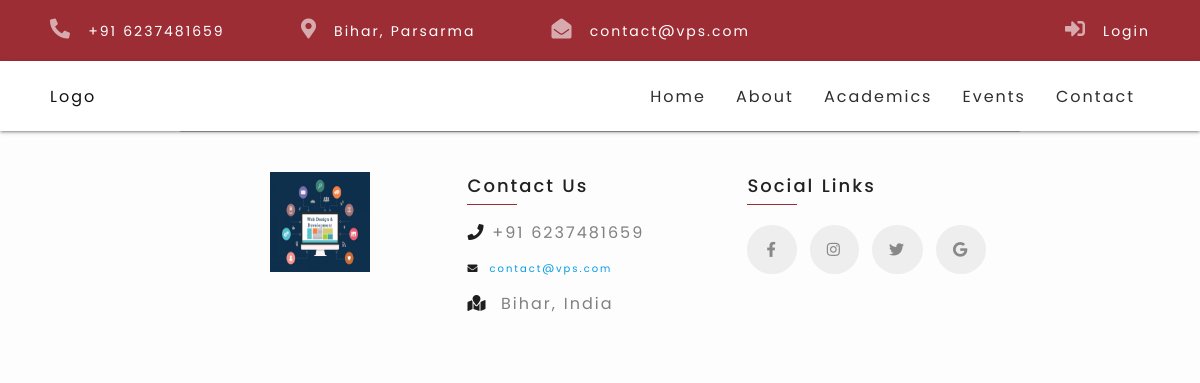
Screenshot of /events/ with the database file from the repository.
### aboutAndStaffs/models.py (models this page shows, shortened)
class About(models.Model):
    description = models.CharField(max_length=500)
    facebook = models.URLField(null=True)
    instagram = models.URLField(null=True)
    twitter = models.URLField(null=True)
    email = models.EmailField(null=True)
    contact = models.IntegerField(default=0)
    school_address = models.CharField(max_length=20, null=True)

### events/views.py (the view)
# urls.py: path('', views.events, name="events"),
def events(request):
    events_data = Event.objects.all()
    event_gallery = EventGallery.objects.all()
    print("db data")
    return render(request, 'events/events.html', { 'events': events_data , 'event_images' : event_gallery })

### vpsBase/context_processor.py (called while the page is built)
def render_footer(request):
    footer_content = About.objects.all()[0]
    return {
        'about_content': footer_content
    }

### events/templates/events/events.html (shortened to what this page needs)
{% extends 'vpsBase/base.html' %}
{% load static %}

### vpsBase/templates/vpsBase/navbar.html (shortened to what this page needs)
{% load static %}
<div class="navbar-top-panel ">
    <div class="navbar-top-panel-left">
      <ul>
        <li>
          <i class="fas fa-phone-alt"></i>
          <a href="tel:#">+91 {{ about_content.contact }}</a>
        </li>
        <li>
          <i class="fas fa-map-marker-alt"></i>
          <a href="#">Bihar, Parsarma</a>
        </li>
        <li>
          <i class="fas fa-envelope-open"></i>
          <a href="mailto:#">{{ about_content.email }}</a>
        </li>
      </ul>
    </div>
    <div class="navbar-top-panel-right">
      <i class="fas fa-sign-in-alt"></i>
      Login
    </div>
  </div>
  <nav>
    <div class="nav-wrapper">
      <a href="#" class="brand-logo">Logo</a>
      <ul class="right hide-on-med-and-down">
        <li><a href="{% url 'home' %}">Home</a></li>
        <li><a class="dropdown-trigger" href="#!" data-target="about">About</a></li>
        <li><a href="{% url 'admission' %}">Academics</a></li>
        <li><a href="{% url 'event-detail' %}">Events</a></li>
        <li><a href="{% url 'contact' %}">Contact</a></li>
      </ul>
    </div>
  </nav>

### vpsBase/templates/vpsBase/footer.html (shortened to what this page needs)
{% load static %}
<div class="container">
  <div class="row justify-content-center my-20">
    <div class="col s12 l4 text-center">
     <img src="{% static 'images/footer_img.jpg' %}" alt="vps_logo" class="footer-logo">
    </div>
    <div class="col s12 l4 d-flex flex-column">
     <p class="footer-heading">Contact Us</p>
     <p style="color: grey">
        <i class="fas fa-phone" style="color: rgb(31, 30, 30)"></i
        >&nbsp;+91 {{ about_content.contact }}
      </p>
      <a href="mailto:contact@vps.com">
        <i class="fas fa-envelope" style="color: rgb(31, 30, 30)"></i
        >&nbsp;&nbsp;{{ about_content.email }}
      </a>
      <p style="color: grey;margin-bottom: 40px;">
        <i class="fas fa-map-marked" style="color: rgb(31, 30, 30)"></i
        >&nbsp;&nbsp;{{ about_content.school_address }}
      </p>
    </div>
    <div class="col s12 l4 d-flex flex-column">
        <p class="footer-heading">Social Links</p>
        <div class="flex flex-row mt-20">
      <a href="{{ about_content.facebook }}" class="social-links-1">
          <i class="fab fa-facebook-f"></i>
      </a>
      <a href="{{ about_content.instagram }}" class="social-links-2" style="margin-left: 8px;">
        <i class="fab fa-instagram"></i>
    </a>
    <a href="{{ about_content.twitter }}" class="social-links-3" style="margin-left: 8px;margin-right: 8px; ">
        <i class="fab fa-twitter "></i>
    </a>
    <a href="mailto:{{ about_content.email }}" class="social-links-4">
        <i class="fab fa-google "></i>
    </a>
</div>
    </div>
  </div>
</div>

### static/css/custom/styles.css (style rules this page uses)
* { box-sizing: border-box; }
:root { --bg-color: #9D2D35; --font-color:#2d2e2e; }
html { font-size: 62.5%; letter-spacing: 2px; }
body { padding: 0; margin: 0; background-color: #fdfdfd; font-family: "Poppins", sans-serif; }
p { font-size: 1.4rem; line-height: 1.5; }
.text-center { text-align: center; }
@media screen and (min-width: 601px) { p { font-size: 1.6rem;; } }

### static/css/custom/home.css (style rules this page uses)
.navbar-top-panel { display: none; }
nav { background-color: var(--bg-color); position: sticky; top: 0; left: 0; z-index: 10; }
nav .brand-logo { color: #121212; font-size: 1.6rem; }
nav .nav-wrapper ul { margin : 0; }
nav, nav .nav-wrapper i, nav a.sidenav-trigger, nav a.sidenav-trigger i { line-height: 3.2 !important; }
@media only screen and (min-width: 601px) { .navbar-top-panel { display: block; display: flex; justify-content: space-between; align-items: center; background-color: var(--bg-color); color: #fff; padding: 0.5rem 5rem; font-size: 1.4rem; } }
@media only screen and (min-width: 601px) { .navbar-top-panel-left ul li { list-style: none; display: inline-block; margin-right: 7rem; } }
@media only screen and (min-width: 601px) { .navbar-top-panel-left a { color: #fff; } }
@media only screen and (min-width: 601px) { .navbar-top-panel .fas { margin-right: 1rem; opacity: 0.6; font-size: 2rem; } }
@media only screen and (min-width: 601px) { nav { height: 7rem; padding: 1rem 5rem; align-items: center; background-color: #fff; } }
@media only screen and (min-width: 601px) { .nav-wrapper ul a, .brand-logo { font-size: 1.6rem; color: var(--font-color); } }

### static/css/custom/footer.css (style rules this page uses)
.footer-logo { height: 100px; width: 100px; margin-bottom: 40px; }
p.footer-heading { margin-top: 0; font-size: 18px; padding-left: 0 !important; font-weight: 500; margin-bottom: 6px !important; }
p.footer-heading::after { display: block; height: 1.2px; width: 50px; background-color: var(--bg-color); margin-top: 5px; content: ""; position: absolute; }
a.social-links-1 { text-decoration: none; color: rgb(138, 135, 135) !important; background-color: #eee; display: inline-block; padding: 12px 17px 11px 17px !important; border-radius: 50%; font-size: 1.5rem; border: solid 2.5px #eee; transition-duration: 0.3s; }
a.social-links-2 { text-decoration: none; color: rgb(36, 35, 35); display: inline-block; background-color: #eee; color: rgb(138, 135, 135) !important; padding: 12px 15px 11px 15px !important; border-radius: 50%; font-size: 1.5rem; border: solid 2.5px #eee; transition-duration: 0.3s; }
a.social-links-3 { text-decoration: none; color: rgb(36, 35, 35); display: inline-block; background-color: #eee; color: rgb(138, 135, 135) !important; padding: 12px 15px 11px 15px !important; border-radius: 50%; font-size: 1.5rem; border: solid 2.5px #eee; transition-duration: 0.3s; }
a.social-links-4 { text-decoration: none; color: rgb(36, 35, 35); display: inline-block; background-color: #eee; color: rgb(138, 135, 135) !important; padding: 12px 15px 11px 15px !important; border-radius: 50%; font-size: 1.5rem; border: solid 2.5px #eee; transition-duration: 0.3s; }

### static/css/custom/utils.css (style rules this page uses)
.d-flex { display: flex; }
.flex-row { flex-direction: row; }
.flex-column { flex-direction: column; }
.justify-content-center { justify-content: center; }
.text-center { text-align: center ; }
.mt-20 { margin-top: 2rem; }
.my-20 { margin-top: 40px; margin-bottom: 40px; }

### rows the page displays
About: contact "6237481659", email "contact@vps.com", school_address "Bihar, India"
